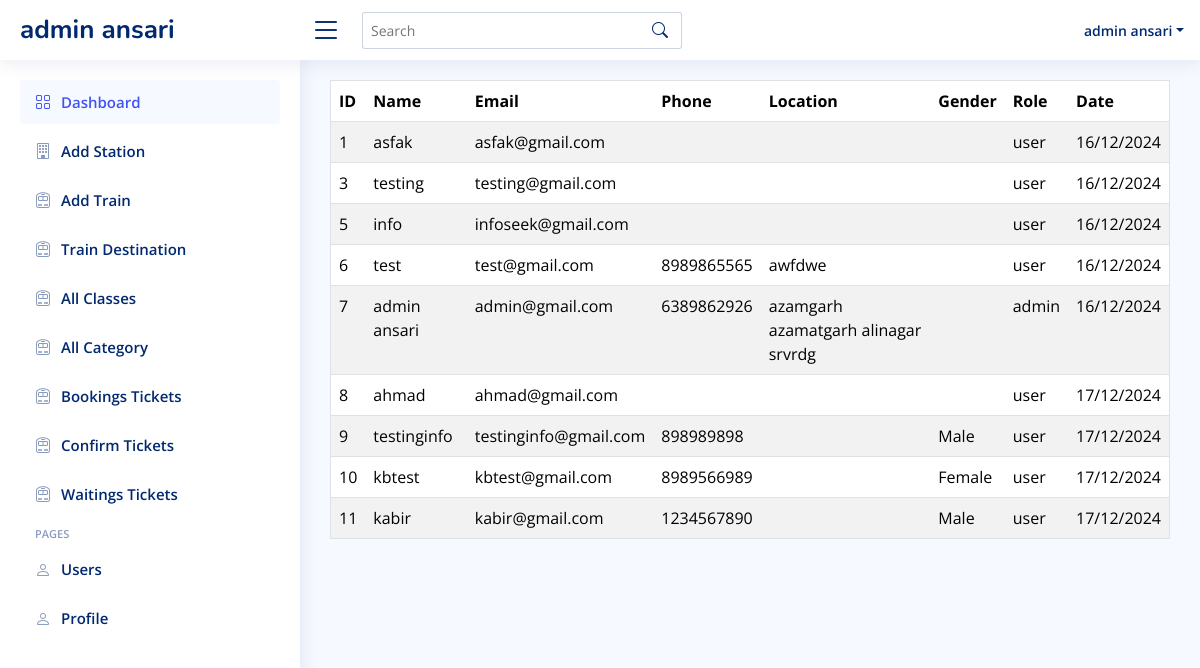
Screenshot of /admin/userList.php (signed in) with the database file from the repository.
### tables this page shows
CREATE TABLE `users` (
  `id` int NOT NULL,
  `name` varchar(255) NOT NULL,
  `email` varchar(255) NOT NULL,
  `contact` varchar(255) NOT NULL,
  `address` varchar(255) NOT NULL,
  `gender` varchar(255) NOT NULL,
  `password` varchar(255) NOT NULL,
  `role` enum('admin','user') DEFAULT 'user',
  `created_at` timestamp NULL DEFAULT CURRENT_TIMESTAMP,
  `updated_at` timestamp NULL DEFAULT CURRENT_TIMESTAMP ON UPDATE CURRENT_TIMESTAMP
);

### admin/userList.php (the view, shortened to what this page needs)
<?php include 'assets/layout/header.php' ?>
<?php include 'assets/layout/sidebar.php' ?>
<?php include '../assets/inc/conn.php'; ?>
<main id="main" class="main">
<?php
$sql = "SELECT * FROM users";
$result = $conn->query($sql);
echo "<table border='1' class='table table-striped table-hover'>
        <thead>
            <tr>
                <th>ID</th>
                <th>Name</th>
                <th>Email</th>
                <th>Phone</th>
                <th>Location</th>
                <th>Gender</th>
                <th>Role</th>
                <th>Date</th>
            </tr>
        </thead>
        <tbody>";
if ($result->num_rows > 0) {
    while ($row = $result->fetch_assoc()) {
        $created_at = date("d/m/Y", strtotime($row["created_at"]));
        echo "<tr>
                <td>" . $row["id"] . "</td>
                <td>" . $row["name"] . "</td>
                <td>" . $row["email"] . "</td>
                <td>" . $row["contact"] . "</td>
                <td>" . $row["address"] . "</td>
                <td>" . $row["gender"] . "</td>
                <td>" . $row["role"] . "</td>
               <td>" . $created_at . "</td>
              </tr>";
    }
} else {
    echo "<tr><td colspan='6'>No results</td></tr>";
}
echo "</tbody></table>";
?>
</main>

### admin/assets/css/style.css (style rules this page uses)
:root { scroll-behavior: smooth; }
body { font-family: "Open Sans", sans-serif; background: #f6f9ff; color: #444444; }
#main { margin-top: 60px; padding: 20px 30px; transition: all 0.3s; }
@media (min-width: 1200px) { #main, #footer { margin-left: 300px; } }

### rows the page displays
users: id "1", name "asfak", email "asfak@gmail.com", role "user", created_at "16/12/2024"
users: id "3", name "testing", email "testing@gmail.com", role "user", created_at "16/12/2024"
users: id "5", name "info", email "infoseek@gmail.com", role "user", created_at "16/12/2024"
users: id "6", name "test", email "test@gmail.com", contact "8989865565", address "awfdwe", role "user", created_at "16/12/2024"
users: id "7", name "admin ansari", email "admin@gmail.com", contact "6389862926", address "azamgarh azamatgarh alinagar srvrdg", role "admin", created_at "16/12/2024"
users: id "8", name "ahmad", email "ahmad@gmail.com", role "user", created_at "17/12/2024"
users: id "9", name "testinginfo", email "testinginfo@gmail.com", contact "898989898", gender "Male", role "user", created_at "17/12/2024"
users: id "10", name "kbtest", email "kbtest@gmail.com", contact "8989566989", gender "Female", role "user", created_at "17/12/2024"
users: id "11", name "kabir", email "kabir@gmail.com", contact "1234567890", gender "Male", role "user", created_at "17/12/2024"

### other values shown
$user_name "admin ansari"
